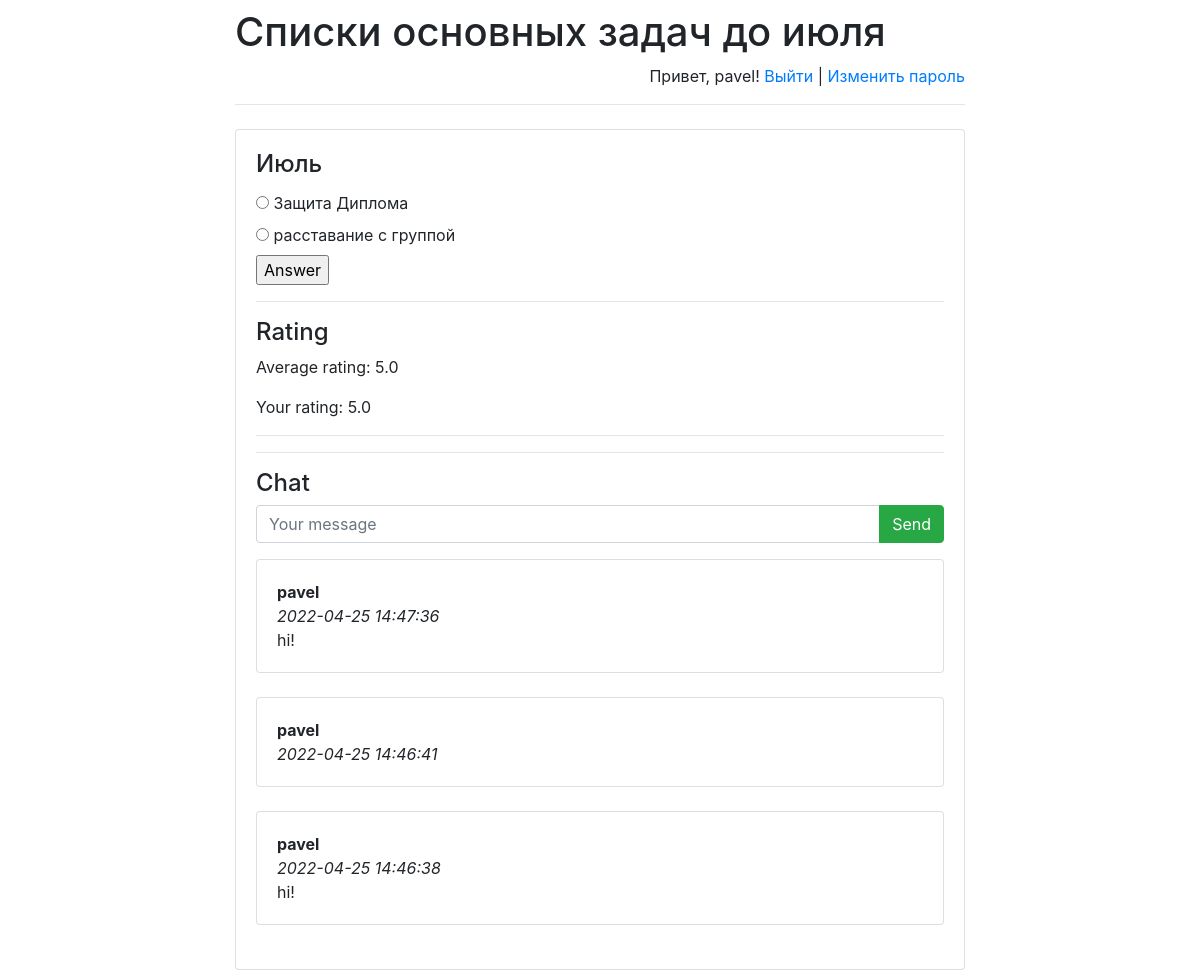
/schedule/6/ (signed in), run on the app's committed database.
### schedule/models.py (models this page shows)
class Schedule(models.Model):
    schedule_text = models.CharField(max_length=255)
    pub_date = models.DateTimeField('date published')

class Option(models.Model):
    schedule = models.ForeignKey(Schedule, on_delete=models.CASCADE)
    text = models.CharField(max_length=255)
    correct = models.BooleanField(default=False)

class Message(models.Model):
    chat = models.ForeignKey(
        Schedule,
        verbose_name='Чат под загадкой',
        on_delete=models.CASCADE)
    author = models.ForeignKey(
        User,
        verbose_name='Пользователь', on_delete=models.CASCADE)
    message = models.TextField('Сообщение')
    pub_date = models.DateTimeField(
        'Дата сообщения',
        default=timezone.now)

### schedule/views.py (the view)
# urls.py: re_path(r'^([0-9]+)/$', views.detail, name='detail'),
def detail(request, schedule_id):
    error_message = None
    if "error_message" in request.GET:
        error_message = request.GET["error_message"]
    return render(
        request,
        "answer.html",
        {
            "schedule": get_object_or_404(
                Schedule, pk=schedule_id),
            "error_message": error_message,
            "latest_messages":
                Message.objects
                    .filter(chat_id=schedule_id)
                    .order_by('-pub_date')[:5],
            "already_rated_by_user":
                Mark.objects
                    .filter(author_id=request.user.id)
                    .filter(schedule_id=schedule_id)
                    .count(),
            "user_rating":
                Mark.objects
                    .filter(author_id=request.user.id)
                    .filter(schedule_id=schedule_id)
                    .aggregate(Avg('mark'))
                ["mark__avg"],
            "avg_mark":
                Mark.objects
                    .filter(schedule_id=schedule_id)
                    .aggregate(Avg('mark'))
                ["mark__avg"]
        }
    )

### schedule/templates/answer.html (shortened to what this page needs)
{% extends 'base.html' %}
{% block main %}
    <h4 class="card-title">{{ schedule.schedule_text }}</h4>
    <form action="answer/" method="post">
        {% for option in schedule.option_set.all %}
            <input type="radio" name="option"
                   id="option{{ forloop.counter }}"
                   value="{{ option.id }}"/>
            <label for="option{{ forloop.counter }}">
                {{ option.text }}
            </label><br>
        {% endfor %}
        <input type="submit" value="Answer"/>
    </form>
    <hr>
    <h4>Rating</h4>
    <p>Average rating:
        <span id="avg_mark_span">
            {{ avg_mark }}
        </span>
    </p>
    {% if user.is_authenticated %}
        {% if already_rated_by_user <= 0 or already_rated_by_user ==  None %}
            <form action="post_mark/" method="post">
                {% csrf_token %}
                <div class="row">
                    <div class="col-sm text-center">
                        <input name="mark"
                               type="radio"
                               value="1"/> 1
                    </div>
                    <div class="col-sm text-center">
                        <input name="mark"
                               type="radio"
                               value="2"/> 2
                    </div>
                    <div class="col-sm text-center">
                        <input name="mark"
                               type="radio"
                               value="3"/> 3
                    </div>
                    <div class="col-sm text-center">
                        <input name="mark"
                               type="radio"
                               value="4"/> 4
                    </div>
                    <div class="col-sm text-center">
                        <input name="mark"
                               type="radio"
                               value="5"/> 5
                    </div>
                    <div class="col-sm text-center">
                        <input class="btn btn-success"
                               type="submit"
                               value="Send mark"/>
                    </div>
                </div>
            </form>
        {% else %}
            Your rating: {{ user_rating }}
        {% endif %}
    {% endif %}
    <hr>
    <hr>
    <h4>Chat</h4>
    {% if user.is_authenticated %}
        <form action="post/" method="post">
            <div class="input-group mb-3">
                <input type="text"
                       class="form-control"
                       placeholder="Your message"
                       name="message"/>
                <div class="input-group-append">
                    <input class="btn btn-success"
                           type="submit"
                           value="Send"/>
                </div>
            </div>
        </form>
    {% endif %}
    <div id="history">
        {% for message in latest_messages %}
            <div class="card">
                <div class="card-body">
                    <strong>
                        {{ message.author.username }}
                    </strong>
                    <br/>
                    <em>
                        {{ message.pub_date|date:'Y-m-d H:i:s' }}
                    </em>
                    <br/>
                    {{ message.message }}
                </div>
            </div>
            <br/>
        {% endfor %}
    </div>
{% endblock %}

### schedule/templates/base.html (shortened to what this page needs)
<!doctype html>
<html lang="en">
<head>
    <link rel="stylesheet"
href="https://stackpath.bootstrapcdn.com/bootstrap/4.1.3/css/bootstrap.min.css">
</head>
<body>
<div class="container">
    <div class="row justify-content-center">
        <div class="col-8">
            <h1 class="mt-2">Списки основных задач до июля</h1>
            {% if user.is_authenticated %}
                <p class="text-right">
                    Привет, {{ user.username }}!
                    <a href="/schedule/logout">Выйти</a> |
                    <a href="/schedule/password-change">
                        Изменить пароль
                    </a>
                </p>
            {% else %}
                <p class="text-right">
                    <a href="/schedule/login">Войти</a> |
                    <a href="/schedule/register">Зарегистрироваться</a>
                </p>
            {% endif %}
            <hr class="mt-0 mb-4">
            <div class="card">
                <div class="card-body">
                    {% block main %}
                    {% endblock %}
                </div>
            </div>
        </div>
    </div>
</div>
</body>
</html>

### data on the page
Schedule: schedule_text "Июль"
Option: text "Защита Диплома"
Option: text "расставание с группой"
Message: author.username "pavel", pub_date "2022-04-25 14:47:36", message "hi!"
Message: author.username "pavel", pub_date "2022-04-25 14:46:41"
Message: author.username "pavel", pub_date "2022-04-25 14:46:38", message "hi!"

### other printed values
{{ user.username }} "pavel"
{{ avg_mark }} "5.0"
{{ user_rating }} "5.0"
